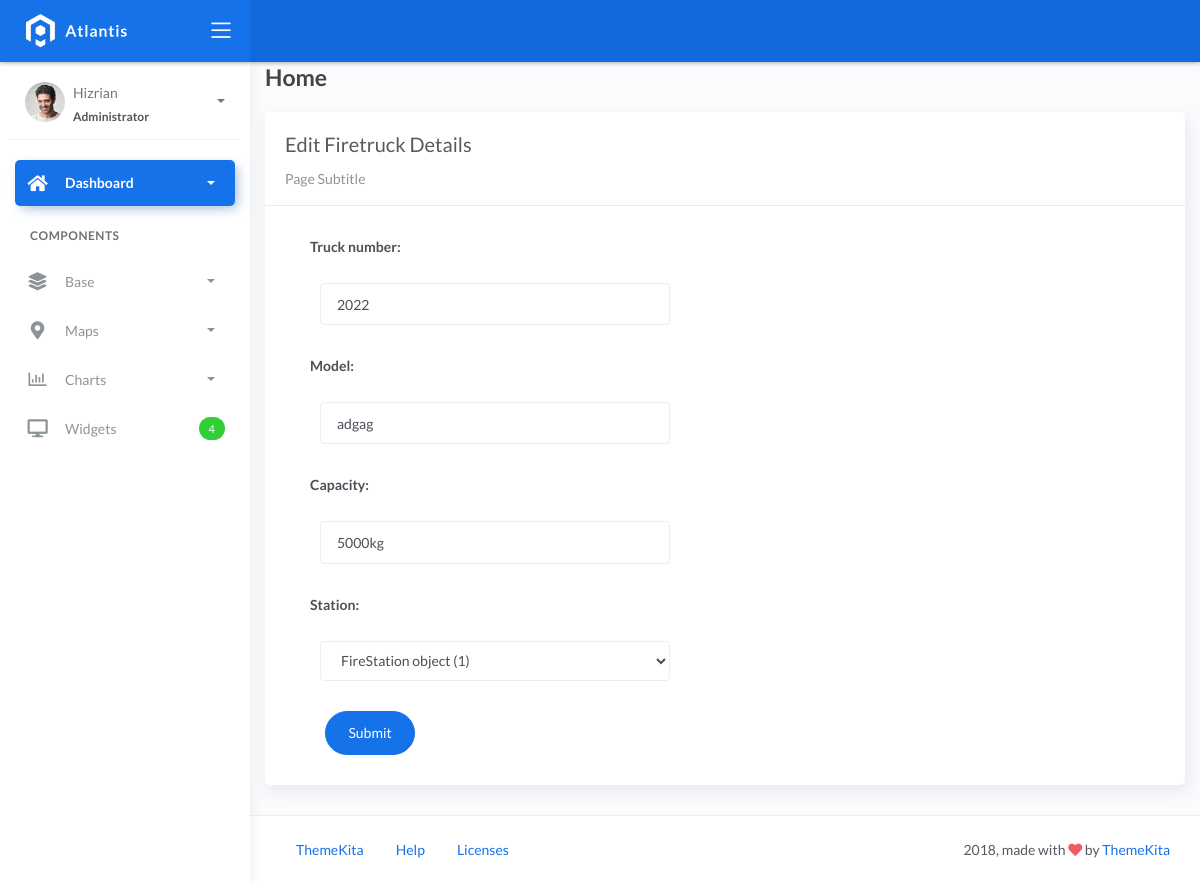
Screenshot of /firetrucks/edit/1/ with the database file from the repository.
### fire/models.py (models this page shows)
class BaseModel(models.Model):
    created_at = models.DateTimeField(auto_now_add=True, db_index=True)
    updated_at = models.DateTimeField(auto_now=True)
    class Meta:
        abstract = True

class FireTruck(BaseModel):
    truck_number = models.CharField(max_length=150)
    model = models.CharField(max_length=150)
    capacity = models.CharField(max_length=150)  # water
    station = models.ForeignKey(FireStation, on_delete=models.CASCADE)

### fire/views.py (the view)
# urls.py: path('firetrucks/edit/<int:pk>/', FireTruckUpdateView.as_view(), name='firetruck_update'),
class FireTruckUpdateView(UpdateView):
    model = FireTruck
    form_class = FireTruckForm
    template_name = 'firetruck_edit.html'
    success_url = reverse_lazy('firetruck_list')

### fire/forms.py
class FireTruckForm(forms.ModelForm):
    class Meta:
        model = FireTruck
        fields = ['truck_number', 'model', 'capacity', 'station']

### templates/firetruck_edit.html
{% extends 'base.html' %} {% load static %} {% block content %}
<div class="content">
  <div class="container-fluid">
    <h4 class="page-title">Home</h4>
    <div class="row">
      <div class="col-md-12">
        <div class="card">
          <div class="card-header">
            <div class="card-title">Edit Firetruck Details</div>
            <div class="card-category">Page Subtitle</div>
          </div>
          <div class="col-md-6">
            <div class="card-body">
              <form class="" action="" method="post" novalidate>
                {% csrf_token %} {% include 'includes/form.html' %}
                <div class="form-group">
                  <div class="col-md-12 col-sm-3">
                    <button type="submit" class="btn btn-primary btn-rounded">Submit</button>
                  </div>
                </div>
              </form>
            </div>
          </div>
        </div>
      </div>
    </div>
  </div>
{% endblock %}

### templates/includes/form.html (shortened to what this page needs)
{% load widget_tweaks %}
{% for field in form %}
<div class="field item form-group">
    <label>{{ field.label_tag }}</label>
  <div class="form-group">
    {% render_field field class="form-control" %}
  </div>
</div>
{% endfor %}

### rows the page displays
FireTruck: truck_number "2022" "adgag" "5000kg" "FireStation object (1)"

### other values shown
{{ field.label_tag }} "Truck number:" "Model:" "Capacity:" "Station:"
